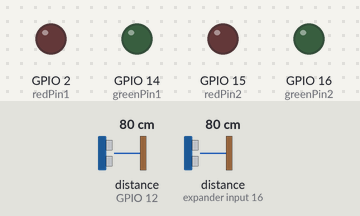
Simulated run of this sketch. Board: ESP8266 (NodeMCU). Parts: output pins drawn as LEDs (lit = HIGH). Inputs (shaded band) come from the test bench; at power-on: distance to the obstacle (sensors on GPIO 12, expander input 16) 80 cm. The echo pulse lasts 58.3 µs per cm; WiFi joins after 1.5 s; servers stay silent unless stated; random numbers use the default seed unless the sketch sets one; no MQTT or app messages arrive unless stated; what the sketch prints to the serial monitor is not drawn.

Above: at 2.7 s.
2.8 s: distance to the obstacle (sensor on GPIO 12) set to 9 cm
9.7 s: distance to the obstacle (sensor on GPIO 12) set to 6 cm
At 10.8 s:
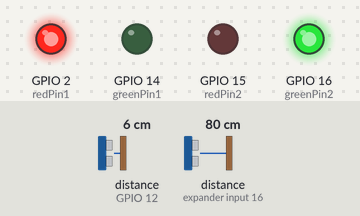
16.6 s: distance to the obstacle (sensor on expander input 16) set to 9 cm
23.5 s: distance to the obstacle (sensor on expander input 16) set to 6 cm
At 26.5 s:
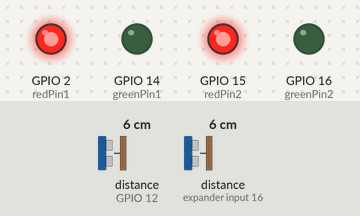
30.4 s: distance to the obstacle (sensor on GPIO 12) set to 18 cm
At 35.7 s:
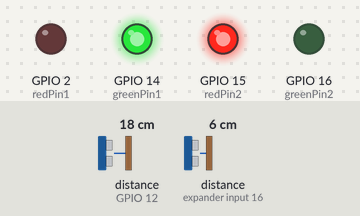
37.3 s: distance to the obstacle (sensor on GPIO 12) set to 2 cm
At 40.9 s:
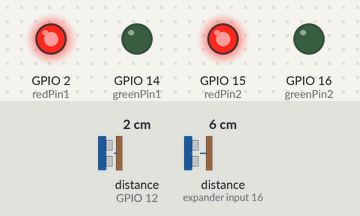
Timing chart, 0 to 42.4 s (numbered marks = the images above; inputs shaded):
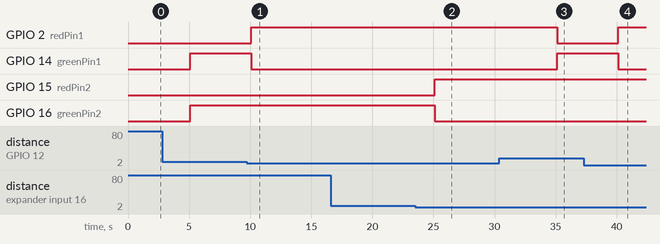

The sketch:

estacionamento.ino
```cpp
#include <HCSR04.h>
#include <PubSubClient.h>
#include <ESP8266WiFi.h>

#define SSID "SEU-SSID"
#define PASSWORD "SUA-SENHA"
// Coloque aqui as suas credenciais de rede

#define ID_ESP "ID-DO-ESP"
// Coloque aqui o número do ESP (1, 2 ou 3)

byte trigPin = 5; //D1
byte echoPin1 = 12; //D6
byte echoPin2 = 13; //D7
byte redPin1 = 2; //D4
byte redPin2 = 15; //D8
byte greenPin1 = 14; //D5
byte greenPin2 = 16; //D0


HCSR04 hc(trigPin, new int[2]{echoPin1, echoPin2}, 2);


byte reds[2] = {redPin1, redPin2};
byte greens[2] = {greenPin1, greenPin2};

const char* ssid = SSID;
const char* password = PASSWORD;

const char* mqtt_server = "mqtt-dashboard.com";
const int mqtt_port = 1883;

WiFiClient espClient;
PubSubClient client(espClient);

long lastMsg = 0;
char msg[50];
int value = 0;

void setup_wifi() {

  delay(10);
  Serial.println();
  Serial.print("Connecting to ");
  Serial.println(ssid);

  WiFi.begin(ssid, password);

  while (WiFi.status() != WL_CONNECTED) {
    delay(500);
    Serial.print(".");
  }

  randomSeed(micros());

  Serial.println("");
  Serial.println("WiFi connected");
  Serial.println("IP address: ");
  Serial.println(WiFi.localIP());
}


void reconnect() {
  while (!client.connected()) {
    Serial.print("Attempting MQTT connection...");
    String clientId = "ESP8266Client-";
    clientId += String(random(0xffff), HEX);
    if (client.connect(clientId.c_str())) {
      Serial.println("connected");
      client.publish("usuario", "hello world");
      client.subscribe("estacionamento/vagas");
    } else {
      Serial.print("failed, rc=");
      Serial.print(client.state());
      Serial.println(" try again in 5 seconds");
      delay(5000);
    }
  }
}
void setup(){


  Serial.begin(9600);
  setup_wifi();
  client.setServer(mqtt_server, mqtt_port);

  int i;
  for (i = 0; i < 2; i++){
    pinMode(reds[i], OUTPUT);
    pinMode(greens[i], OUTPUT);
  }
  pinMode(echoPin1, INPUT);
  pinMode(echoPin2, INPUT);
  pinMode(trigPin, OUTPUT);
  }

void loop()
{

  if (!client.connected()){
    reconnect();
  }
  client.loop();

  float dist;
  int i = 0;
  int vagas[2] = {0, 0};

  long now = millis();
  if (now - lastMsg > 5000) {
    lastMsg = now;
    for(i = 0; i < 2; i++){
      dist = hc.dist(i);
      if (dist <= 7.5 && dist > 0){
        digitalWrite(reds[i], HIGH);
        digitalWrite(greens[i], LOW);
        vagas[i] = 0;
      } else if(dist > 0){
        digitalWrite(reds[i], LOW);
        digitalWrite(greens[i], HIGH);
        vagas[i] = 1;
      }
    }

      snprintf (msg, 50, "{\"esp\":%d,\"vagas\":[%d,%d]}",ID_ESP, vagas[0], vagas[1]);
      Serial.print("Publish message: ");
      Serial.println(msg);
      client.publish("estacionamento/vagas", msg);
  }

    delay(500);
}
```

Measured:
- the behaviour switches between 8 and 7 cm on distance to the obstacle (sensor on GPIO 12) (found by bisection; images 0 and 1)
- the behaviour switches between 8 and 7 cm on distance to the obstacle (sensor on expander input 16) (found by bisection; images 1 and 2)
- after the input at 9.7 s, GPIO 2 (redPin1): LOW → HIGH after 0.39 s; GPIO 14 (greenPin1): HIGH → LOW after 0.39 s
- after the input at 16.6 s, every drawn part: stays the same
- after the input at 23.5 s, GPIO 15 (redPin2): LOW → HIGH after 1.6 s; GPIO 16 (greenPin2): HIGH → LOW after 1.6 s
- after the input at 30.4 s, GPIO 2 (redPin1): HIGH → LOW after 4.7 s; GPIO 14 (greenPin1): LOW → HIGH after 4.7 s
- after the input at 37.3 s, GPIO 2 (redPin1): LOW → HIGH after 2.8 s; GPIO 14 (greenPin1): HIGH → LOW after 2.8 s
